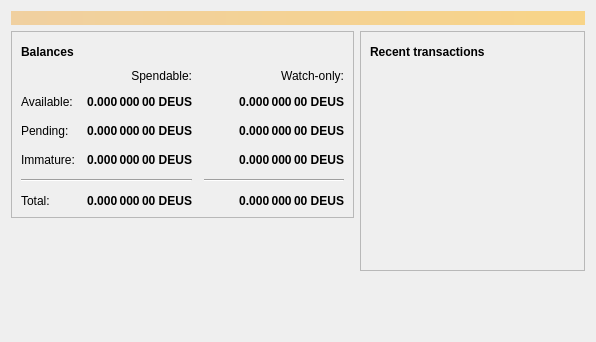
<?xml version="1.0" encoding="UTF-8"?>
<ui version="4.0">
 <class>OverviewPage</class>
 <widget class="QWidget" name="OverviewPage">
  <property name="geometry">
   <rect>
    <x>0</x>
    <y>0</y>
    <width>596</width>
    <height>342</height>
   </rect>
  </property>
  <property name="windowTitle">
   <string>Form</string>
  </property>
  <layout class="QVBoxLayout" name="topLayout">
   <item>
    <widget class="QLabel" name="labelAlerts">
     <property name="visible">
      <bool>false</bool>
     </property>
     <property name="styleSheet">
      <string notr="true">background-color: qlineargradient(x1: 0, y1: 0, x2: 1, y2: 0, stop:0 #F0D0A0, stop:1 #F8D488); color:#000000;</string>
     </property>
     <property name="wordWrap">
      <bool>true</bool>
     </property>
     <property name="margin">
      <number>3</number>
     </property>
    </widget>
   </item>
   <item>
    <layout class="QHBoxLayout" name="horizontalLayout" stretch="1,1">
     <item>
      <layout class="QVBoxLayout" name="verticalLayout_2">
       <item>
        <widget class="QFrame" name="frame">
         <property name="frameShape">
          <enum>QFrame::StyledPanel</enum>
         </property>
         <property name="frameShadow">
          <enum>QFrame::Raised</enum>
         </property>
         <layout class="QVBoxLayout" name="verticalLayout_4">
          <item>
           <layout class="QHBoxLayout" name="horizontalLayout_4">
            <item>
             <widget class="QLabel" name="label_5">
              <property name="font">
               <font>
                <weight>75</weight>
                <bold>true</bold>
               </font>
              </property>
              <property name="text">
               <string>Balances</string>
              </property>
             </widget>
            </item>
            <item>
             <widget class="QPushButton" name="labelWalletStatus">
              <property name="enabled">
               <bool>false</bool>
              </property>
              <property name="maximumSize">
               <size>
                <width>30</width>
                <height>16777215</height>
               </size>
              </property>
              <property name="toolTip">
               <string>The displayed information may be out of date. Your wallet automatically synchronizes with the Deuscoin network after a connection is established, but this process has not completed yet.</string>
              </property>
              <property name="text">
               <string/>
              </property>
              <property name="icon">
               <iconset resource="../deuscoin.qrc">
                <normaloff>:/icons/warning</normaloff>
                <disabledoff>:/icons/warning</disabledoff>:/icons/warning</iconset>
              </property>
              <property name="iconSize">
               <size>
                <width>24</width>
                <height>24</height>
               </size>
              </property>
              <property name="flat">
               <bool>true</bool>
              </property>
             </widget>
            </item>
            <item>
             <spacer name="horizontalSpacer_3">
              <property name="orientation">
               <enum>Qt::Horizontal</enum>
              </property>
              <property name="sizeHint" stdset="0">
               <size>
                <width>40</width>
                <height>20</height>
               </size>
              </property>
             </spacer>
            </item>
           </layout>
          </item>
          <item>
           <layout class="QGridLayout" name="gridLayout">
            <property name="spacing">
             <number>12</number>
            </property>
            <item row="2" column="2">
             <widget class="QLabel" name="labelWatchPending">
              <property name="font">
               <font>
                <weight>75</weight>
                <bold>true</bold>
               </font>
              </property>
              <property name="cursor">
               <cursorShape>IBeamCursor</cursorShape>
              </property>
              <property name="toolTip">
               <string>Unconfirmed transactions to watch-only addresses</string>
              </property>
              <property name="text">
               <string notr="true">0.000 000 00 DEUS</string>
              </property>
              <property name="alignment">
               <set>Qt::AlignRight|Qt::AlignTrailing|Qt::AlignVCenter</set>
              </property>
              <property name="textInteractionFlags">
               <set>Qt::LinksAccessibleByMouse|Qt::TextSelectableByKeyboard|Qt::TextSelectableByMouse</set>
              </property>
             </widget>
            </item>
            <item row="2" column="1">
             <widget class="QLabel" name="labelUnconfirmed">
              <property name="font">
               <font>
                <weight>75</weight>
                <bold>true</bold>
               </font>
              </property>
              <property name="cursor">
               <cursorShape>IBeamCursor</cursorShape>
              </property>
              <property name="toolTip">
               <string>Total of transactions that have yet to be confirmed, and do not yet count toward the spendable balance</string>
              </property>
              <property name="text">
               <string notr="true">0.000 000 00 DEUS</string>
              </property>
              <property name="alignment">
               <set>Qt::AlignRight|Qt::AlignTrailing|Qt::AlignVCenter</set>
              </property>
              <property name="textInteractionFlags">
               <set>Qt::LinksAccessibleByMouse|Qt::TextSelectableByKeyboard|Qt::TextSelectableByMouse</set>
              </property>
             </widget>
            </item>
            <item row="3" column="2">
             <widget class="QLabel" name="labelWatchImmature">
              <property name="font">
               <font>
                <weight>75</weight>
                <bold>true</bold>
               </font>
              </property>
              <property name="cursor">
               <cursorShape>IBeamCursor</cursorShape>
              </property>
              <property name="toolTip">
               <string>Mined balance in watch-only addresses that has not yet matured</string>
              </property>
              <property name="text">
               <string notr="true">0.000 000 00 DEUS</string>
              </property>
              <property name="alignment">
               <set>Qt::AlignRight|Qt::AlignTrailing|Qt::AlignVCenter</set>
              </property>
              <property name="textInteractionFlags">
               <set>Qt::LinksAccessibleByMouse|Qt::TextSelectableByKeyboard|Qt::TextSelectableByMouse</set>
              </property>
             </widget>
            </item>
            <item row="4" column="0" colspan="2">
             <widget class="Line" name="line">
              <property name="orientation">
               <enum>Qt::Horizontal</enum>
              </property>
             </widget>
            </item>
            <item row="4" column="2">
             <widget class="Line" name="lineWatchBalance">
              <property name="sizePolicy">
               <sizepolicy hsizetype="Preferred" vsizetype="Fixed">
                <horstretch>0</horstretch>
                <verstretch>0</verstretch>
               </sizepolicy>
              </property>
              <property name="minimumSize">
               <size>
                <width>140</width>
                <height>0</height>
               </size>
              </property>
              <property name="orientation">
               <enum>Qt::Horizontal</enum>
              </property>
             </widget>
            </item>
            <item row="5" column="0">
             <widget class="QLabel" name="labelTotalText">
              <property name="text">
               <string>Total:</string>
              </property>
             </widget>
            </item>
            <item row="3" column="1">
             <widget class="QLabel" name="labelImmature">
              <property name="font">
               <font>
                <weight>75</weight>
                <bold>true</bold>
               </font>
              </property>
              <property name="cursor">
               <cursorShape>IBeamCursor</cursorShape>
              </property>
              <property name="toolTip">
               <string>Mined balance that has not yet matured</string>
              </property>
              <property name="text">
               <string notr="true">0.000 000 00 DEUS</string>
              </property>
              <property name="alignment">
               <set>Qt::AlignRight|Qt::AlignTrailing|Qt::AlignVCenter</set>
              </property>
              <property name="textInteractionFlags">
               <set>Qt::LinksAccessibleByMouse|Qt::TextSelectableByKeyboard|Qt::TextSelectableByMouse</set>
              </property>
             </widget>
            </item>
            <item row="2" column="3">
             <spacer name="horizontalSpacer_2">
              <property name="orientation">
               <enum>Qt::Horizontal</enum>
              </property>
              <property name="sizeHint" stdset="0">
               <size>
                <width>40</width>
                <height>20</height>
               </size>
              </property>
             </spacer>
            </item>
            <item row="3" column="0">
             <widget class="QLabel" name="labelImmatureText">
              <property name="text">
               <string>Immature:</string>
              </property>
             </widget>
            </item>
            <item row="5" column="1">
             <widget class="QLabel" name="labelTotal">
              <property name="font">
               <font>
                <weight>75</weight>
                <bold>true</bold>
               </font>
              </property>
              <property name="cursor">
               <cursorShape>IBeamCursor</cursorShape>
              </property>
              <property name="toolTip">
               <string>Your current total balance</string>
              </property>
              <property name="text">
               <string notr="true">0.000 000 00 DEUS</string>
              </property>
              <property name="alignment">
               <set>Qt::AlignRight|Qt::AlignTrailing|Qt::AlignVCenter</set>
              </property>
              <property name="textInteractionFlags">
               <set>Qt::LinksAccessibleByMouse|Qt::TextSelectableByKeyboard|Qt::TextSelectableByMouse</set>
              </property>
             </widget>
            </item>
            <item row="5" column="2">
             <widget class="QLabel" name="labelWatchTotal">
              <property name="font">
               <font>
                <weight>75</weight>
                <bold>true</bold>
               </font>
              </property>
              <property name="cursor">
               <cursorShape>IBeamCursor</cursorShape>
              </property>
              <property name="toolTip">
               <string>Current total balance in watch-only addresses</string>
              </property>
              <property name="text">
               <string notr="true">0.000 000 00 DEUS</string>
              </property>
              <property name="alignment">
               <set>Qt::AlignRight|Qt::AlignTrailing|Qt::AlignVCenter</set>
              </property>
              <property name="textInteractionFlags">
               <set>Qt::LinksAccessibleByMouse|Qt::TextSelectableByKeyboard|Qt::TextSelectableByMouse</set>
              </property>
             </widget>
            </item>
            <item row="0" column="2">
             <widget class="QLabel" name="labelWatchonly">
              <property name="text">
               <string>Watch-only:</string>
              </property>
              <property name="alignment">
               <set>Qt::AlignRight|Qt::AlignTrailing|Qt::AlignVCenter</set>
              </property>
             </widget>
            </item>
            <item row="1" column="0">
             <widget class="QLabel" name="labelBalanceText">
              <property name="text">
               <string>Available:</string>
              </property>
             </widget>
            </item>
            <item row="1" column="1">
             <widget class="QLabel" name="labelBalance">
              <property name="font">
               <font>
                <weight>75</weight>
                <bold>true</bold>
               </font>
              </property>
              <property name="cursor">
               <cursorShape>IBeamCursor</cursorShape>
              </property>
              <property name="toolTip">
               <string>Your current spendable balance</string>
              </property>
              <property name="text">
               <string notr="true">0.000 000 00 DEUS</string>
              </property>
              <property name="alignment">
               <set>Qt::AlignRight|Qt::AlignTrailing|Qt::AlignVCenter</set>
              </property>
              <property name="textInteractionFlags">
               <set>Qt::LinksAccessibleByMouse|Qt::TextSelectableByKeyboard|Qt::TextSelectableByMouse</set>
              </property>
             </widget>
            </item>
            <item row="1" column="2">
             <widget class="QLabel" name="labelWatchAvailable">
              <property name="font">
               <font>
                <weight>75</weight>
                <bold>true</bold>
               </font>
              </property>
              <property name="cursor">
               <cursorShape>IBeamCursor</cursorShape>
              </property>
              <property name="toolTip">
               <string>Your current balance in watch-only addresses</string>
              </property>
              <property name="text">
               <string notr="true">0.000 000 00 DEUS</string>
              </property>
              <property name="alignment">
               <set>Qt::AlignRight|Qt::AlignTrailing|Qt::AlignVCenter</set>
              </property>
              <property name="textInteractionFlags">
               <set>Qt::LinksAccessibleByMouse|Qt::TextSelectableByKeyboard|Qt::TextSelectableByMouse</set>
              </property>
             </widget>
            </item>
            <item row="2" column="0">
             <widget class="QLabel" name="labelPendingText">
              <property name="text">
               <string>Pending:</string>
              </property>
             </widget>
            </item>
            <item row="0" column="1">
             <widget class="QLabel" name="labelSpendable">
              <property name="text">
               <string>Spendable:</string>
              </property>
              <property name="alignment">
               <set>Qt::AlignRight|Qt::AlignTrailing|Qt::AlignVCenter</set>
              </property>
             </widget>
            </item>
           </layout>
          </item>
         </layout>
        </widget>
       </item>
       <item>
        <spacer name="verticalSpacer">
         <property name="orientation">
          <enum>Qt::Vertical</enum>
         </property>
         <property name="sizeHint" stdset="0">
          <size>
           <width>20</width>
           <height>40</height>
          </size>
         </property>
        </spacer>
       </item>
      </layout>
     </item>
     <item>
      <layout class="QVBoxLayout" name="verticalLayout_3">
       <item>
        <widget class="QFrame" name="frame_2">
         <property name="frameShape">
          <enum>QFrame::StyledPanel</enum>
         </property>
         <property name="frameShadow">
          <enum>QFrame::Raised</enum>
         </property>
         <layout class="QVBoxLayout" name="verticalLayout">
          <item>
           <layout class="QHBoxLayout" name="horizontalLayout_2">
            <item>
             <widget class="QLabel" name="label_4">
              <property name="font">
               <font>
                <weight>75</weight>
                <bold>true</bold>
               </font>
              </property>
              <property name="text">
               <string>Recent transactions</string>
              </property>
             </widget>
            </item>
            <item>
             <widget class="QPushButton" name="labelTransactionsStatus">
              <property name="enabled">
               <bool>false</bool>
              </property>
              <property name="maximumSize">
               <size>
                <width>30</width>
                <height>16777215</height>
               </size>
              </property>
              <property name="toolTip">
               <string>The displayed information may be out of date. Your wallet automatically synchronizes with the Deuscoin network after a connection is established, but this process has not completed yet.</string>
              </property>
              <property name="text">
               <string/>
              </property>
              <property name="icon">
               <iconset resource="../deuscoin.qrc">
                <normaloff>:/icons/warning</normaloff>
                <disabledoff>:/icons/warning</disabledoff>:/icons/warning</iconset>
              </property>
              <property name="iconSize">
               <size>
                <width>24</width>
                <height>24</height>
               </size>
              </property>
              <property name="flat">
               <bool>true</bool>
              </property>
             </widget>
            </item>
            <item>
             <spacer name="horizontalSpacer">
              <property name="orientation">
               <enum>Qt::Horizontal</enum>
              </property>
              <property name="sizeHint" stdset="0">
               <size>
                <width>40</width>
                <height>20</height>
               </size>
              </property>
             </spacer>
            </item>
           </layout>
          </item>
          <item>
           <widget class="QListView" name="listTransactions">
            <property name="styleSheet">
             <string notr="true">QListView { background: transparent; }</string>
            </property>
            <property name="frameShape">
             <enum>QFrame::NoFrame</enum>
            </property>
            <property name="verticalScrollBarPolicy">
             <enum>Qt::ScrollBarAlwaysOff</enum>
            </property>
            <property name="horizontalScrollBarPolicy">
             <enum>Qt::ScrollBarAlwaysOff</enum>
            </property>
            <property name="selectionMode">
             <enum>QAbstractItemView::NoSelection</enum>
            </property>
           </widget>
          </item>
         </layout>
        </widget>
       </item>
       <item>
        <spacer name="verticalSpacer_2">
         <property name="orientation">
          <enum>Qt::Vertical</enum>
         </property>
         <property name="sizeHint" stdset="0">
          <size>
           <width>20</width>
           <height>40</height>
          </size>
         </property>
        </spacer>
       </item>
      </layout>
     </item>
    </layout>
   </item>
  </layout>
 </widget>
 <resources/>
 <connections/>
</ui>
